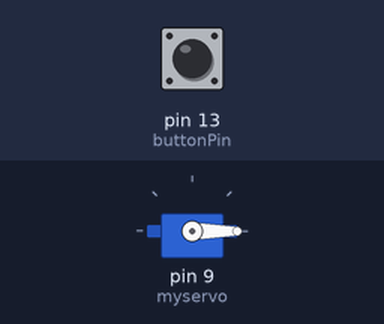
Recording of a sketch running on a simulated Arduino Uno, built with avr-gcc and run on an emulated ATmega328P. Parts: servo. Inputs (shaded band) come from the test bench; at power-on: pin 13 (buttonPin) LOW.

Above: at 1.2 s.
1.3 s: pin 13 (buttonPin) pulled HIGH for 0.15 s
At 1.37 s:
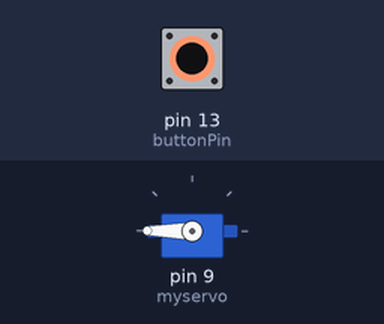
2.9 s: pin 13 (buttonPin) pulled HIGH for 3.2 s
At 7.1 s:
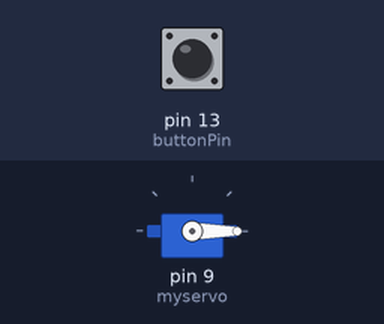
Timing chart, 0 to 8.6 s (numbered marks = the images above; inputs shaded):
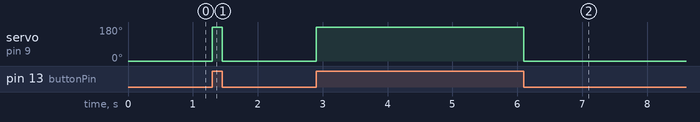

The sketch:

Servo_180.ino
```cpp
#include <Servo.h>
Servo myservo;
const int buttonPin = 13;
void setup() {
  // put your setup code here, to run once:
myservo.attach(9);
pinMode(buttonPin,INPUT);

}

void loop() {
  // put your main code here, to run repeatedly:
if (digitalRead(buttonPin) == HIGH){
  myservo.write(180);
}else{
  myservo.write(0);
}
}
```

Measured:
- after the input at 1.3 s, servo on pin 9 (myservo): 0° → 180° at once, → 0° 0.15 s later
- after the input at 2.9 s, servo on pin 9 (myservo): 0° → 180° at once, → 0° 3.2 s later
